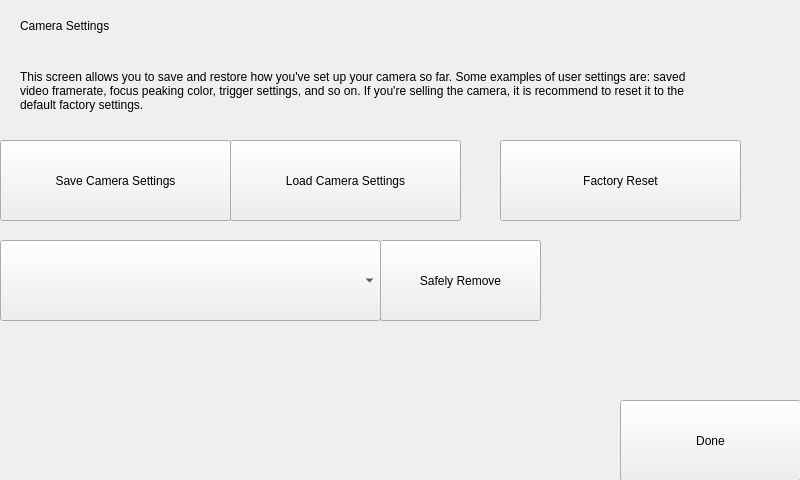
<?xml version="1.0" encoding="UTF-8"?>
<ui version="4.0">
 <class>UserSettings</class>
 <widget class="QWidget" name="UserSettings">
  <property name="geometry">
   <rect>
    <x>0</x>
    <y>0</y>
    <width>800</width>
    <height>480</height>
   </rect>
  </property>
  <property name="windowTitle">
   <string notr="true">User Settings</string>
  </property>
  <widget class="Backdrop" name="backdrop">
   <property name="geometry">
    <rect>
     <x>0</x>
     <y>0</y>
     <width>801</width>
     <height>481</height>
    </rect>
   </property>
  </widget>
  <widget class="HeaderLabel" name="headerlabel">
   <property name="geometry">
    <rect>
     <x>20</x>
     <y>10</y>
     <width>241</width>
     <height>31</height>
    </rect>
   </property>
   <property name="text">
    <string>Camera Settings</string>
   </property>
  </widget>
  <widget class="Label" name="label">
   <property name="geometry">
    <rect>
     <x>20</x>
     <y>50</y>
     <width>671</width>
     <height>81</height>
    </rect>
   </property>
   <property name="text">
    <string>This screen allows you to save and restore how you've set up your camera so far. Some examples of user settings are: saved video framerate, focus peaking color, trigger settings, and so on. If you're selling the camera, it is recommend to reset it to the default factory settings.</string>
   </property>
   <property name="wordWrap">
    <bool>true</bool>
   </property>
  </widget>
  <widget class="Button" name="uiSaveSettings">
   <property name="geometry">
    <rect>
     <x>0</x>
     <y>140</y>
     <width>231</width>
     <height>81</height>
    </rect>
   </property>
   <property name="text">
    <string>Save Camera Settings</string>
   </property>
   <property name="clickMarginRight" stdset="0">
    <enum>Button::half</enum>
   </property>
  </widget>
  <widget class="Button" name="uiLoadSettings">
   <property name="geometry">
    <rect>
     <x>230</x>
     <y>140</y>
     <width>231</width>
     <height>81</height>
    </rect>
   </property>
   <property name="text">
    <string>Load Camera Settings</string>
   </property>
   <property name="clickMarginLeft" stdset="0">
    <enum>Button::half</enum>
   </property>
  </widget>
  <widget class="Button" name="uiFactoryReset">
   <property name="geometry">
    <rect>
     <x>500</x>
     <y>140</y>
     <width>241</width>
     <height>81</height>
    </rect>
   </property>
   <property name="text">
    <string>Factory Reset</string>
   </property>
  </widget>
  <widget class="Button" name="button_4">
   <property name="geometry">
    <rect>
     <x>380</x>
     <y>240</y>
     <width>161</width>
     <height>81</height>
    </rect>
   </property>
   <property name="text">
    <string>Safely Remove</string>
   </property>
   <property name="clickMarginLeft" stdset="0">
    <enum>Button::none</enum>
   </property>
  </widget>
  <widget class="Button" name="uiDone">
   <property name="geometry">
    <rect>
     <x>620</x>
     <y>400</y>
     <width>181</width>
     <height>81</height>
    </rect>
   </property>
   <property name="text">
    <string>Done</string>
   </property>
  </widget>
  <widget class="FeedbackLabel" name="uiLoadCalDataError">
   <property name="geometry">
    <rect>
     <x>240</x>
     <y>200</y>
     <width>551</width>
     <height>41</height>
    </rect>
   </property>
   <property name="alignment">
    <set>Qt::AlignLeading|Qt::AlignLeft|Qt::AlignTop</set>
   </property>
  </widget>
  <widget class="FeedbackLabel" name="uiSaveCalDataError">
   <property name="geometry">
    <rect>
     <x>20</x>
     <y>200</y>
     <width>771</width>
     <height>41</height>
    </rect>
   </property>
   <property name="alignment">
    <set>Qt::AlignLeading|Qt::AlignLeft|Qt::AlignTop</set>
   </property>
  </widget>
  <widget class="Subheader" name="subheader">
   <property name="geometry">
    <rect>
     <x>20</x>
     <y>240</y>
     <width>681</width>
     <height>21</height>
    </rect>
   </property>
   <property name="text">
    <string>Save Location</string>
   </property>
  </widget>
  <widget class="StorageMediaSelect" name="uiMediaSelect">
   <property name="geometry">
    <rect>
     <x>0</x>
     <y>240</y>
     <width>381</width>
     <height>81</height>
    </rect>
   </property>
  </widget>
  <widget class="FeedbackLabel" name="uiFactoryResetError">
   <property name="geometry">
    <rect>
     <x>520</x>
     <y>200</y>
     <width>271</width>
     <height>41</height>
    </rect>
   </property>
   <property name="alignment">
    <set>Qt::AlignLeading|Qt::AlignLeft|Qt::AlignTop</set>
   </property>
  </widget>
  <zorder>backdrop</zorder>
  <zorder>headerlabel</zorder>
  <zorder>label</zorder>
  <zorder>uiSaveSettings</zorder>
  <zorder>uiLoadSettings</zorder>
  <zorder>uiFactoryReset</zorder>
  <zorder>button_4</zorder>
  <zorder>uiDone</zorder>
  <zorder>uiSaveCalDataError</zorder>
  <zorder>subheader</zorder>
  <zorder>uiLoadCalDataError</zorder>
  <zorder>uiMediaSelect</zorder>
  <zorder>uiFactoryResetError</zorder>
 </widget>
 <customwidgets>
  <customwidget>
   <class>Backdrop</class>
   <extends>QLabel</extends>
   <header>backdrop</header>
  </customwidget>
  <customwidget>
   <class>Button</class>
   <extends>QPushButton</extends>
   <header>button</header>
  </customwidget>
  <customwidget>
   <class>ComboBox</class>
   <extends>QComboBox</extends>
   <header>combo_box</header>
  </customwidget>
  <customwidget>
   <class>FeedbackLabel</class>
   <extends>QLabel</extends>
   <header>feedback_label</header>
  </customwidget>
  <customwidget>
   <class>HeaderLabel</class>
   <extends>QLabel</extends>
   <header>header_label</header>
  </customwidget>
  <customwidget>
   <class>Label</class>
   <extends>QLabel</extends>
   <header>label</header>
  </customwidget>
  <customwidget>
   <class>StorageMediaSelect</class>
   <extends>ComboBox</extends>
   <header>storage_media_select</header>
  </customwidget>
  <customwidget>
   <class>Subheader</class>
   <extends>QLabel</extends>
   <header>subheader</header>
  </customwidget>
 </customwidgets>
 <resources/>
 <connections/>
</ui>
